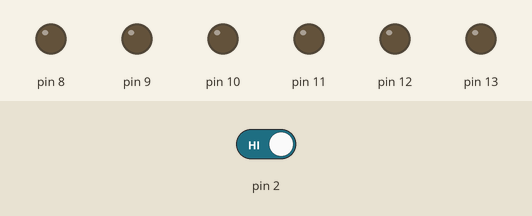
The sketch below on a simulated Arduino Uno, built with avr-gcc and run on an emulated ATmega328P. Parts: output pins drawn as LEDs (lit = HIGH). The test bench sets the inputs (shaded band); at power-on: pin 2 HIGH.

Above: at 1.2 s.
1.3 s: pin 2 driven LOW
At 1.7 s:
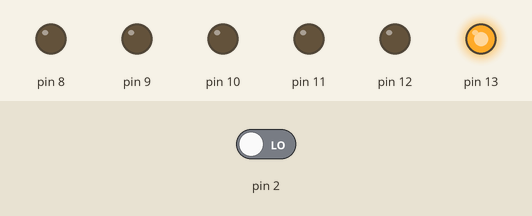
At 2.7 s:
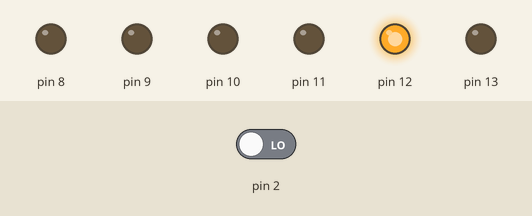
Timing chart, 0 to 13.3 s (numbered marks = the images above; inputs shaded):
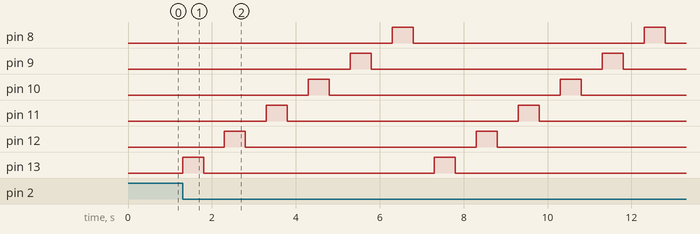

The sketch:

Luci_Di_Natale.ino
```cpp
void setup()
{
  pinMode(13, OUTPUT);
  pinMode(12, OUTPUT);
  pinMode(11, OUTPUT);
  pinMode(10, OUTPUT);
  pinMode(9, OUTPUT);
  pinMode(8, OUTPUT);
  //pinMode(7, INPUT);
  attachInterrupt(digitalPinToInterrupt(2), cambia, FALLING);
}

int scelta=0;

void cambia(){
  scelta++;
}

void tuttoSpento(){
  for(int i=13;i>7;i--){
    digitalWrite(i, LOW);
  }
  }
void primAnimazione(){
  for(int i=13;i>7;i--){
    digitalWrite(i, HIGH);
    delay(500);
    digitalWrite(i, LOW);
    delay(500);
  }
  }

void secondAnimazione(){
  for(int i=13;i>7;i--){
    digitalWrite(i, HIGH);
  }
  delay(300);
  for(int i=13;i>7;i--){
    digitalWrite(i, LOW);
  }
  delay(300);
  }

void terzAnimazione(){
  for(int i=0;i>3;i++){
    digitalWrite(8,HIGH);
    digitalWrite(10,HIGH);
    digitalWrite(12,HIGH);
    delay(500);
    digitalWrite(8,LOW);
    digitalWrite(10,LOW);
    digitalWrite(12,LOW);
  }
  for(int i=0;i>3;i++){
    digitalWrite(9,HIGH);
    digitalWrite(11,HIGH);
    digitalWrite(13,HIGH);
    delay(500);
    digitalWrite(9,LOW);
    digitalWrite(11,LOW);
    digitalWrite(13,LOW);
  }
}

void loop()
{


  /*if(digitalRead(7)==HIGH){

    scelta=scelta+1;
  }*/

  switch(scelta){
    case 1:
      primAnimazione();
      break;
    case 2:
      secondAnimazione();
      break;
    case 3:
      terzAnimazione();
      break;
    case 4:
      tuttoSpento();
      scelta = 0;
    default:
      break;
    }
}
```

Measured:
- after the input at 1.3 s, pin 8: alternates HIGH for 0.50 s and LOW for 5.5 s, starting after 5.0 s; pin 9: alternates HIGH for 0.50 s and LOW for 5.5 s, starting after 4.0 s
